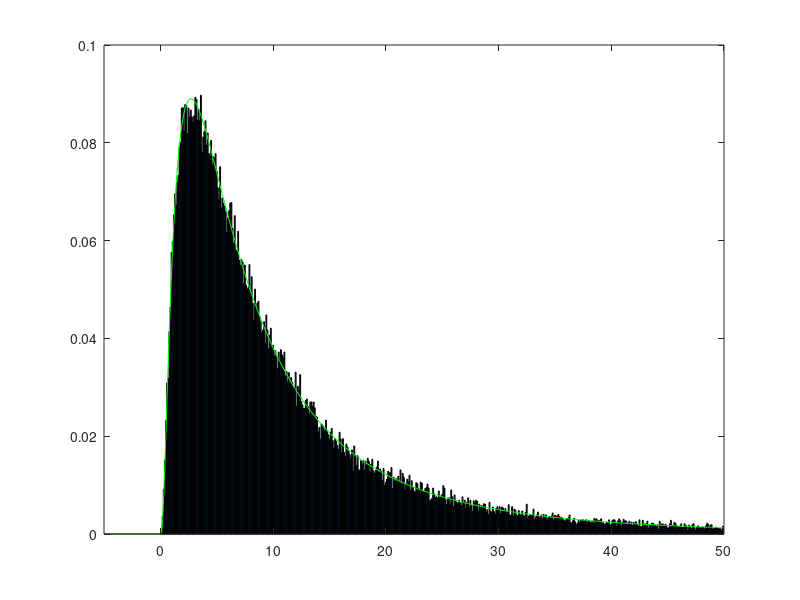

Reproduce this figure in MATLAB. (Note: this script raises an error after producing the figure.)
%% EAC 6/27/22: this is redundant with stochasticProcessesTutorial%%%%%%%%%%%%%%%%%%%%%%%%%%%%%%%%%%%%%%%%%%%%%%%%%%%%%%%%%% GamSpikeTrainTutorial%% This exercise illustrates a few simple properties of spike intervals.% It introduces a few facts about renewal processes, beginning with the% poisson point process and extending intuitions to gamma processes.% It shows how regular spikes would be if they were to represent% waiting times to the Nth arrival in a Poisson point process.%% This tutorial was created by M. N. Shadlen 4/22/98  and was modified% by Greg Horwitz (for CSH '00).% Revision: RK 6/2010%  % Dependencies: % 	plot1ras: written by Mike Shadlen%	play_spikes: written by Geoff Boynton%   plot2ras: written by Greg Horwitz% addpath('gamSpikeTrain');% -- note: these should all be taken care of if you load the shared% dependencies% What is a point process?  % It is a list of events that are indistinguishable% from one another, like spikes or radioactive decay, or the onset of an alarm, % or a grain of silver on a piece of film.% We can think of each *event* as having a time or a location.  % That means we can describe the process by a list of times, sometimes called% arrival times.% We would characterize a point process by a list of times, or intervals, or % the number of events in some epoch. % What is a renewal process?% It is a point process whose intervals are drawn randomly from a common% distribution.  Each interval is independent from the others.  So we say that% the intervals are iid (independent and identically distributed).  They are% described by a random variable. %clear all; close all;%% I. An example of a renewal process% We're going to draw interevent intervals from a lognormal% distribution.  100A lognormal distribution look like this:x = -5:.1:50;y = lognpdf(x,2,1);plot(x,y);title('The Lognormal Distribution');xlabel('Interval duration (ms)');ylabel('Probability');% Notice that the lognormal density has non-zero probability for only% positive interval durations.  This makes sense because the time% between two events can't possibly be negative -- lengths (whether in % time or space) are always non-negative.% (An aside: if X has a lognormal distribution then log(X) has a normal% (Gaussian) distribution.  That's where the name, lognormal, comes from.)% Let's imagine that a neuron fires spikes according to a renewal process. % Further, let's imagine that the interspike intervals from this neuron % have a lognormal distribution.  We can simulate spike trains by drawing% a bunch of interspike intervals at random from the lognormal distribution, % and calling each event a spike.  We'll repeat this 1000 times to simulate% 1000 trials.ntrials = 1000intervals = lognrnd(2,1,100,ntrials);% Here's a histogram of the interspike intervals:figure(1)[n,~] = hist(intervals(:),x);n = n/(sum(n)*.1);bar(x(1:end-1),n(1:end-1));set(gca,'XLim',[min(x) max(x)]);% (A technical point: we cut off the last bin in the histogram % (the line: "bar(x(1:end-1),n(1:end-1)" above) because the way% the 'hist' function works the rightmost bin contains all of % the interspike intervals that fall into *or exceed* that bin.% There are a bunch of interspike intervals off to the right of% the plot which would have been stuck into the rightmost bin% had we not done this.  The relatively high number of interspike% intervals that are very large is due to the fact that the % lognormal distribution has a very long tail -- a characteristic % that we'll come back to soon.)% As expected, the histogram looks a lot like the lognormal % distribution that the interspike intervals were drawn from.  % Let's superimpose the lognormal density to verify the similarity.hold on;plot(x,y,'g-');hold off;% We can use the 'cumsum' (cumulative sum) function to add up the% interspike intervals and thus find the arrival time of each spike.arrivals = cumsum(intervals);figure(1)for i=1:ntrials	plot1ras(arrivals(:,i),i); hold on;endhold off;xlabel('Time (ms)');ylabel('Trial number');% Notice that the arrivals look pretty irregular.% Let's listen to this irregular point process by playing the events % as clicks in the computer speaker.  This is similar to what an% electrophysiologist hears over the audio monitor when recording % from a cell in vivo.  We'll play the spikes from the first five trials% and wait 1 second between trials.% for i = 1:5% 	play_spikes(arrivals(:,i));% 	pause(1)% end% Now that we've generated some simulated spike trains we can do % some statistical analyses of our simulated data.% First we'll calculate the mean and standard deviation of the % interspike intervals.mean_int = mean(intervals(:))var_int = var(intervals(:))% The ratio of standard deviation to mean is called the % 'coefficient of variation'.  CV_int = sqrt(var_int)/mean_int% Now we compute the theoretical value of the CV (with enough simulated% spikes the empirical CV will tend to this value).[m,v] = lognstat(2, 1);sqrt(v)/m% (An aside: The CV for the lognormal(2,1) distribution is '1.3108'.% This is larger than '1.0' which is the CV of the exponential distribution.  % "So?", you ask, "why compare to the exponential distribution?"% Because a renewal process, with exponentially distributed interevent % intervals, is the well-known Poisson process which has all kinds of% interesting properties.  The differences in CV for these two interevent% distributions has consequences for the statistics of spike counts% as we'll see in a moment.)% Neurophysiologists often calculate statistics from spike count data.% In this next bit we're going to calculate spike count statististics% from our simulated spike trains.% We generated 100 spikes for each of the trials in our simulation.  % Because the spike times are random, this means that each trial% ends at a different time.  We will now calculate spike count statistics% during the first 500 ms of each trial.  This is a brief enough epoch% that even the shortest trial exceeds it.epochDur = 500;if (min(max(arrivals)) < epochDur);	error('Not enough spikes!');endcounts = sum(arrivals < epochDur);% Here is the frequency histogram of spike counts.figure(1)hist(counts,[min(counts):2:max(counts)]);xlabel('Number of spikes in epoch')ylabel('Number of trials');% We can now calculate the mean and variance of the distribution % of spike counts (just as we previously did for the distribution% of interspike intervals).mean_counts = mean(counts)var_counts = var(counts)% For any renewal process there's a remarkable asymptotic relationship% between the mean and variance of the interspike interval distribution% and the mean and variance of the distribution of spike counts.% First, the mean of the spike count is (asymptotically) equal to the % duration of the counting window divided by the mean of the interval% distribution.epochDur/mean_intmean_counts% Second, the variance of the spike count is (asymptotically) equal% to the duration of the counting window times the variance of the % interval distribution, divided by the mean of the interval distribution% cubed.  (Note: this converges a lot more slowly than the formula for the% mean, above).epochDur*var_int/mean_int^3var_counts% Another way of saying this is that, for a renewal process, the square% of the CV of the interval distribution is asymptotically equal to % the Fano factor (variance to mean ratio) of the counts.CV_int^2var_counts/mean_counts% Just before we leave renewal processes in general it's worth pointing % that as the length of time over which the process is obsevered becomes% very long (with respect the mean interarrival time) something cool % happens to the distribution of counts within that window: it becomes% more and more Gaussian.  This is a result of the Central Limit theorem.%%%%%%%%%%%%%%%%%%%%%%%%%%%%%%%%%%%%%%%%%%  II. Generating a Poisson process% In this exercise we will use the same simulation technique to % generate spike trains from a few different hypothetical neurons.% The first is a Poisson neuron that fires spikes according to % a Poisson process -- a special type of renewal process.  Then,% we'll look at neurons that fire according to a renewal process% with interarrival times that have a gamma distribution.  Such% a neuron can be thought of as a perfect integrator of Poisson% inputs, as will be explained shortly.%% A Poisson process is a renewal process whose interevent times% have an exponential distribution.  To simulate the spiking of% a Poisson neuron, we are going to draw random numbers from % an exponential distribution and place spikes according to these% random numbers.%% (An aside: Note that this is a different approach to simulating% a Poisson process than is used in the "poissonTutorial.m".  This% is actually a better technique for many purposes.  Importantly,% we are not making the simplifying ssumption that time comes in% discrete steps, as was done in "poissonTutorial.m".)ntrials = 1000;spike_rate = 83;                 % spikes/secmeanint = 1000 / spike_rate;     % mean interspike interval (ms)intervals = exprnd(meanint,100,ntrials);% Here's the histogram of the interspike intervals that we've % drawn.  To no one's great surprise, it looks pretty exponential.[n,bins] = hist(intervals(:),x);n = n/(sum(n)*.1);bar(x(1:end-1),n(1:end-1));set(gca,'XLim',[min(x) max(x)]);xlabel('Interval duration (msec)')ylabel('Probability')% Now we add up the interspike intervals to find the arrival time% of each spike.  We're also going to play the spikes over the % speaker and draw the raster to the screen.arrivals = cumsum(intervals);figure(1)for i=1:ntrials	plot1ras(arrivals(:,i),i); hold on;endhold off;xlabel('Time (ms)');ylabel('Trial number');% for i = 1:5% 	play_spikes(arrivals(:,i));% 	pause(1)% end% Notice that the spike rasters look qualitatively similar % to the neuron whose interspike intervals had a lognormal% distribution.  The spike trains sound about the same over the % speaker too.  This is because our eyes and ears aren't so good% at discriminating between these two kinds of random processes.% The statistics of these spike trains are rather different from % those we simulated at the begining of this tutorial.% To illustrate this point, we'll now look at the statistics of the % spike counts across trials.epochDur = 500;if (min(max(arrivals)) < epochDur);	error('Not enough spikes!');endpoisscounts = sum(arrivals < epochDur);% Here is the frequency histogram of spike counts.minbin = min([poisscounts,counts]);maxbin = max([poisscounts,counts]);binwidth = 1;figure(1)subplot(2,1,1)[n,x] = hist(poisscounts,[minbin:binwidth:maxbin]);bar(x,n/sum(n));ylabel('Proportion of trials');title('Poisson neuron','FontSize',14);% For comparison, we'll also display the frequency histogram of% spike counts for the neuron we simulated earlier -- the one% whose interspike intervals come from the lognormal distribution.subplot(2,1,2)[n,x] = hist(counts,minbin:binwidth:maxbin);bar(x,n/sum(n));xlabel('Number of spikes in epoch')ylabel('Proportion of trials');title('non-Poisson neuron','FontSize',14);% Notice that the number of spikes fired by the Poisson neuron,% although random from trial to trial, is much more consistent% than the number of spikes fired by the neuron from the begining% of the tutorial. This is a consequence of the fact that the % coefficient of variation of the lognormal distribution (with the % parameters that we used) is bigger than the coefficient of % variation of the exponential distribution.% OK, so what's the big deal about the Poisson process? % What's so great about having exponentially distributed % interevent times?  % The Poisson process has a number of interesting qualities% two of which we'll mention now. The first is that % the number of events (spikes in our case) arriving during% an epoch of fixed duration has a distribution that can be% derived analytically: the probability that the neuron fires % 'k' spikes during an interval of length 't' is:%%                    (lambda*t)^k e^(-lambda*t)% Prob (X(t) = k) = --------------------------%                                k!%% To illustrate this, we'll superimpose these analytically% derived probabilities over our histogram.subplot(2,1,1);hold on;x = minbin:binwidth:maxbin;plot(x,binwidth*poisspdf(x,spike_rate*(epochDur/1000)),'m*');% Notice that this theoretical distribution matches the spike counts% from the Poisson neuron pretty well, but it doesn't match the% spikes counts from the other neuron at all.  Sadly, the spike% counts from the non-Poisson neuron don't have a distribution with% a nice analytical solution, at least as far as I know.% You may have noticed that that superimposed Poisson distribution % looks almost like a normal distribution. The fact is that the % Poisson distribution converges to a normal distribution as the% duration of the counting window (or the rate of events) goes to % infinity. So does the distribution of spike coutns from the other% neuron. As was mentioned briefly earlier, the distribution of% counts from any renewal process converges to a normal distribution % as the number of counts becomes large.% The Poisson process has a remarkable property that falls easily% of the exponentially distributed intervals: the probabillity% of firing a spike does not depend on when the last spike% was fired. Because of this property, the Poisson process% is called "memoryless".% To illustrate this we'll first plot the exponential % density function.figure(1); clf;t = 0:.1:200;y = exppdf(t,meanint);plot(t,y);xlabel('Interval duration');ylabel('Probability');% Looking at the probability distribution you might think that % if a spike just occurred another one is probably going% to happen pretty soon. After all, the greatest probability% density is for very short intervals (at the left of the graph). % The fact is that the probability of a spike happening doesn't % depend at all on when the last spike happened.  They are % completely independent, for the Poisson process.%% To see this let's consider a conditional probability: the % probability of firing a spike at time 't' given that we haven't% fired a spike from time 0 to 't'.  Assume that a spike was% fired at time 0 exactly.  This first probability is just the % exponential probability density (it is the probability % of observing an interspike interval 't' ms long). % The second probability is one minus the cumulative exponential% density from 0 to 't' (the probability that a spike hasn't occurred% between time 0 and 't').  % To find the conditional probability, we divide one by the other.hazard = exppdf(t,meanint)./(1-expcdf(t,meanint));clf;plot(t, hazard)xlabel('Time (ms)')ylabel('Prob spike | Prev spike at t=0')set(gca,'Ylim',[0 .1]);% The so-called "hazard function" is totally flat.  This means that % the probability of firing a spike in the next small time increment% is the same irrespective of how much time has gone by since the % previous spike.  The product of the hazard function at time 't' and % a small increment, 'dt', is the probability that an event occurs% sometime between 't' and 't+dt'.%%%%%%%%%%%%%%%%%%%%%%%%%%%%%%%%%%%%%%%%%%%%%%%%%%%% III. Gamma-distributed interevent intervals.% In this section we're going to simulate a renewal process by% a different method.  Imagine that you have a neuron that integrates% excitatory post-synaptic potentials that arrive as a Poisson% process. Further, let's say that once "n" of these EPSPs have% been integrated the neuron fires a spike and resets its membrane% voltage to its resting state.  This is an example of a renewal% process: interevent intervals are independent and come from a % single underlying distribution.  We haven't explictly stated% the parametric form of the interevent interval distribution, but% that's OK.  It'll turn out that the interevent interval distribution% has a nice analytical solution.  Lucky us!% To start, let's say that the neuron has to receive exactly 5% EPSPs to fire a spike.  We'll further assume that EPSPs arrive% as a Poisson process and we'll adjust the rate of these Poisson% processes so that our model neuron will fire, on average, 50 spikes% per second (it should be clear that if we don't adjust the rate% of the EPSP processes our model neuron will fire progressively% more slowly as we require that it integrate more and more EPSPs to % fire a spike).nstepstothresh = 5;spike_rate = 50;mean_int = 1000/spike_rate;intervals = exprnd(meanint/nstepstothresh,nstepstothresh,1000);intervals = sum(intervals,1);% Let's take a look at the histogram of interspike intervals and the% spike rasters from the first 500 ms of the simulation.plot2ras(2,intervals,nstepstothresh);% Notice that we don't get many very short interspike intervals.% This is because our neuron has to wait for the 5th EPSP to fire% a spike.  In principle, 5 EPSPs could arrive immediately after our% neuron fires a spike, in which case it would fire a second spike,% but this is exceedingly unlikely to happen.% For comparison, let's simulate spikes from a neuron that only needs% to integrate 1 EPSP before it fires a spike.  It should come as % no surprise that this neuron fires as a Poisson process -- it waits % for an EPSP (which arrives as a Poisson process by assumption) and% then fires a spike.nstepstothresh = 1intervals = exprnd(meanint/nstepstothresh,nstepstothresh,1000);intervals = sum(intervals,1);plot2ras(1,intervals,nstepstothresh);% By now the fact that the interspike interval histogram looks % exponential should come as no surprise.% Notice that we occasionally get very short (and very % long) interspike intervals.  It's a lot more likely for pairs% of Poisson events to occur nearly simultaneously than for a% packet of five Poisson events to occur nearly simultaneously.% Likewise, pairs of Poisson events may have a substantial% delay between them, whereas the time between the fifth% Poisson event and the 10th (assuming that the events are coming% 5x as quickly) is unlikely to be as long.% Finally, let's look at a neuron that needs to integrate 20 Poisson% EPSPs before firing a spike.nstepstothresh = 20intervals = exprnd(meanint/nstepstothresh,nstepstothresh,1000);intervals = sum(intervals,1);plot2ras(3,intervals,nstepstothresh);% Now compare vertically across the panels.  As we require that our neuron% integrate progressively greater numbers of EPSPs, the interspike interval% histogram gets progressively tighter (less variable) and the spike trains% become progressively more regular looking.% The CV of the interspike interval distribution decreases as we% increase the number of EPSPs to count.  As was shown above, this has % the consequence of decreasing the mean to variance ratio of the spike% counts.  We fixed the mean spike count in this simulation, so we see% a decrease in the spike count variance.% This can be a problem for the simple integrate and fire model of % neuronal firing.  It predicts much less variable responses than one% actually observes in in vivo cortical recordings.  There are ways% of getting around this, however.  For instance, the fact that real% neurons receive both excitation *and inhibition* changes the situation% dramatically.% (A final aside: this is a bit tangential to the focus of this tutorial,% but it's interesting to note that the interspike interval distributions% for the integration model has a gamma density.  I'll superimpose some% gamma density functions on the interspike interval histograms to try to % convince you of this.)subplot(3,2,1); hold on;plot(0:60,gampdf(0:60,1,meanint),'g-');subplot(3,2,3); hold on;plot(0:60,gampdf(0:60,5,meanint/5),'g-');subplot(3,2,5); hold on;plot(0:60,gampdf(0:60,20,meanint/20),'g-');% (This is a nice result because it means that we could have simulated% this process simply by drawing interspike intervals from a gamma % distribution.)